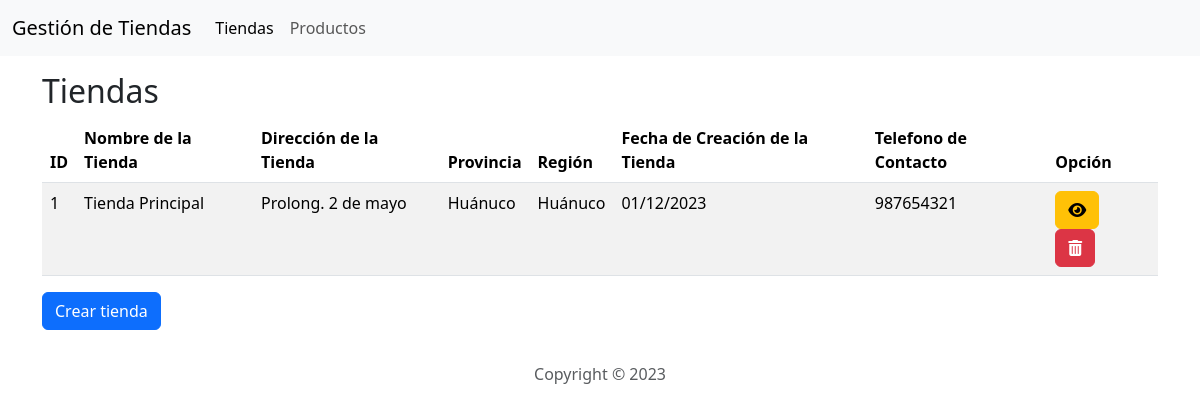
The app's page /gestionTienda/, older data.
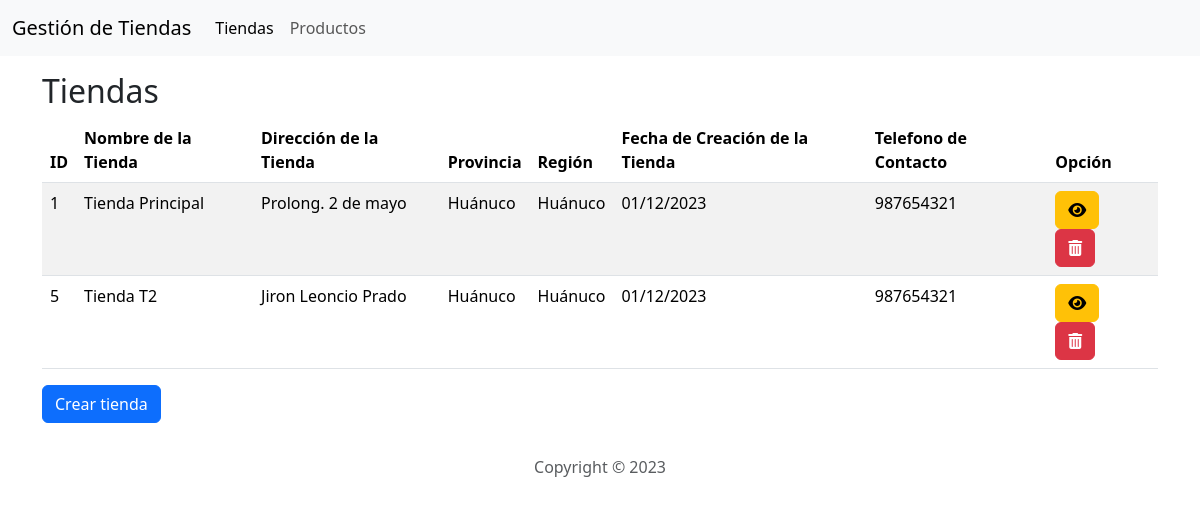
The same page, newer data.
### gestionTienda/models.py (models this page shows)
class tiendaInfo(models.Model):
    nombreTienda = models.CharField(max_length=32, blank=True, null=True)
    direccionTienda = models.CharField(max_length=32, blank=True, null=True)
    provinciaTienda = models.CharField(max_length=32, blank=True, null=True)
    regionTienda = models.CharField(max_length=32, blank=True, null=True)
    fechaCreacionTienda = models.CharField(max_length=32, blank=True, null=True)
    telefonoContactoTienda = models.CharField(max_length=32, blank=True, null=True)

### gestionTienda/views.py (the view)
# urls.py: path("", views.tiendas, name='tiendas'),
def tiendas(request):
    return render(request,'tiendas.html',{
        'lista_tiendas':tiendaInfo.objects.all()
    })

### gestionTienda/templates/tiendas.html (shortened to what this page needs)
<!DOCTYPE html>
<html lang="en">
<head>
  <link href="https://cdn.jsdelivr.net/npm/bootstrap@5.3.2/dist/css/bootstrap.min.css" rel="stylesheet">
  <link rel="stylesheet" href="https://cdnjs.cloudflare.com/ajax/libs/font-awesome/6.3.0/css/all.min.css" />
</head>
<body>
    <nav class="navbar navbar-expand-lg navbar-light bg-light">
      <div class="container-fluid">
        <a class="navbar-brand" href="/gestionTienda">Gestión de Tiendas</a>
        <div class="collapse navbar-collapse" id="navbarSupportedContent">
          <ul class="navbar-nav me-auto mb-2 mb-lg-0">
            <li class="nav-item">
              <a class="nav-link active" aria-current="page" href="/gestionTienda">Tiendas</a>
            </li>
            <li class="nav-item">
              <a class="nav-link" href="/gestionTienda/productos">Productos</a>
            </li>
          </ul>
        </div>
      </div>
    </nav>
    <main class="container py-3">
      <div class="row">
        <div class="col-md-12">
          <h2>Tiendas</h2>
          <table class="table table-striped">
            <thead>
              <tr>
                <th>ID</th>
                <th>Nombre de la Tienda</th>
                <th>Dirección de la Tienda</th>
                <th>Provincia</th>
                <th>Región</th>
                <th>Fecha de Creación de la Tienda</th>
                <th>Telefono de Contacto</th>
                <th>Opción</th>
              </tr>
            </thead>
            <tbody>
                {% for informacion_tienda in lista_tiendas %}
                <tr>
                    <td>{{informacion_tienda.id}}</td>
                    <td>{{informacion_tienda.nombreTienda}}</td>
                    <td>{{informacion_tienda.direccionTienda}}</td>
                    <td>{{informacion_tienda.provinciaTienda}}</td>
                    <td>{{informacion_tienda.regionTienda}}</td>
                    <td>{{informacion_tienda.fechaCreacionTienda}}</td>
                    <td>{{informacion_tienda.telefonoContactoTienda}}</td>
                    <td>
                        <a class="btn btn-warning" href="{% url 'gestionTienda:detTiendas' informacion_tienda.id %}"><i class="fa-solid fa-eye"></i></a>
                        <a class="btn btn-danger" href="{% url 'gestionTienda:eliminarTienda' informacion_tienda.id %}"><i class="fa-solid fa-trash-can"></i></a>
                    </td>
                </tr>
                {% endfor %}
            </tbody>
          </table>
          <button type="button" class="btn btn-primary" data-bs-toggle="modal" data-bs-target="#modalCrearTienda">Crear tienda</button>
        </div>
      </div>
  </main>
  <footer class="text-center text-muted py-3">
    <p>Copyright © 2023</p>
  </footer>
</body>
</html>

Row changes from the older to the newer data that the page shows:
added tiendaInfo: id "5", nombreTienda "Tienda T2", direccionTienda "Jiron Leoncio Prado", provinciaTienda "Huánuco", regionTienda "Huánuco", fechaCreacionTienda "01/12/2023", telefonoContactoTienda "987654321"
